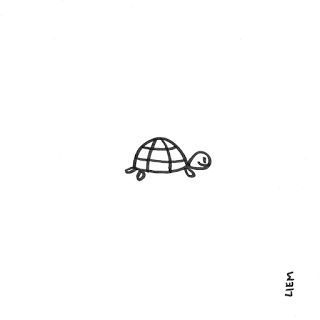
#> input picture Training/task_4/turtle.jpg, 320 x 320 px, found by its file name
$ python concat_images.py
#> lines starting #> are read from the running program, lines starting #| are printed output that depends on the picture
import cv2


img1=-cv2.imread("E:\\Coding\\Python\\Training\\task_4\\turtle.jpg")
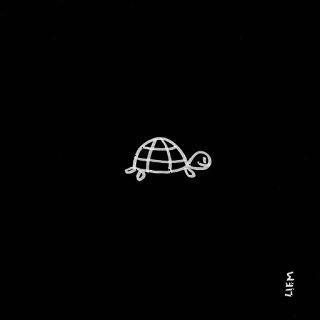
#> img1: shape (320, 320, 3); min 0, max 255, mean 3.4
img2=cv2.imread("E:\\Coding\\Python\\Training\\task_4\\banana.jpg")
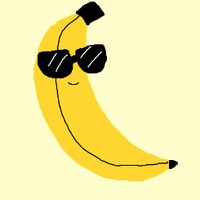
#> input picture Training/task_4/banana.jpg, 200 x 200 px, found by its file name
#> img2 is the input picture: shape (200, 200, 3); mean B, G, R 160.8, 230.9, 240.4

v_concat = cv2.vconcat([img1,img1])
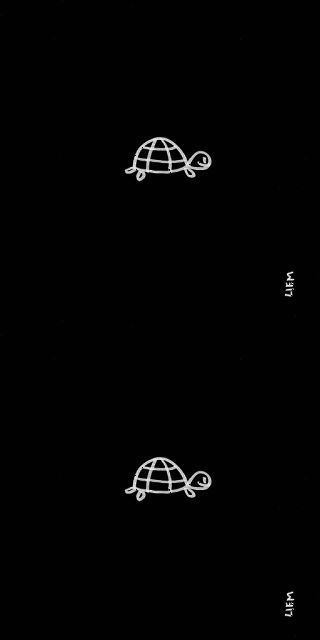
#> v_concat: shape (640, 320, 3); min 0, max 255, mean 3.4

h_concat = cv2.hconcat([img2,img2])
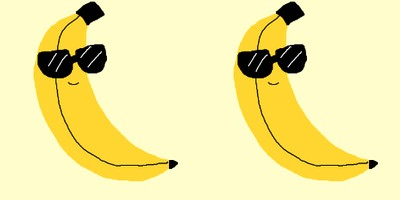
#> h_concat: shape (200, 400, 3); mean B, G, R 160.8, 230.9, 240.4

cv2.imshow("Vertical",v_concat)
cv2.waitKey(0)
cv2.imshow("Horizontal",h_concat)
cv2.waitKey(0)
cv2.destroyAllWindows()

print("Task4 completed...!")
